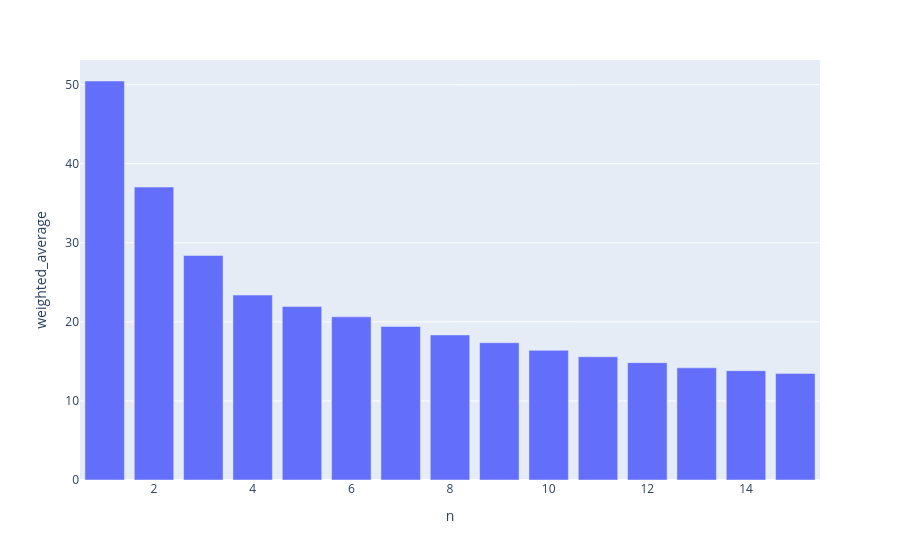

The cell this chart's notebook holds for it:
### Code cell
px.bar(result_df_comparison, x="n", y="weighted_average")

### Figure 1 — Plotly figure (JSON) as saved in the notebook; plotly's stock layout.template omitted (floating-point values rounded to 4 significant figures)
{"data": [{"hovertemplate": "n=%{x}<br>weighted_average=%{y}<extra></extra>", "legendgroup": "", "marker": {"color": "#636efa", "pattern": {"shape": ""}}, "name": "", "orientation": "v", "showlegend": false, "textposition": "auto", "type": "bar", "x": [4, 5, 6, 7, 8, 9, 10, 11, 12, 13, 14, 15, 1, 2, 3], "xaxis": "x", "y": [23.39, 21.93, 20.64, 19.42, 18.35, 17.36, 16.4, 15.59, 14.84, 14.19, 13.83, 13.49, 50.47, 37.05, 28.39], "yaxis": "y"}], "layout": {"barmode": "relative", "legend": {"tracegroupgap": 0}, "margin": {"t": 60}, "xaxis": {"anchor": "y", "domain": [0, 1], "title": {"text": "n"}}, "yaxis": {"anchor": "x", "domain": [0, 1], "title": {"text": "weighted_average"}}}}
